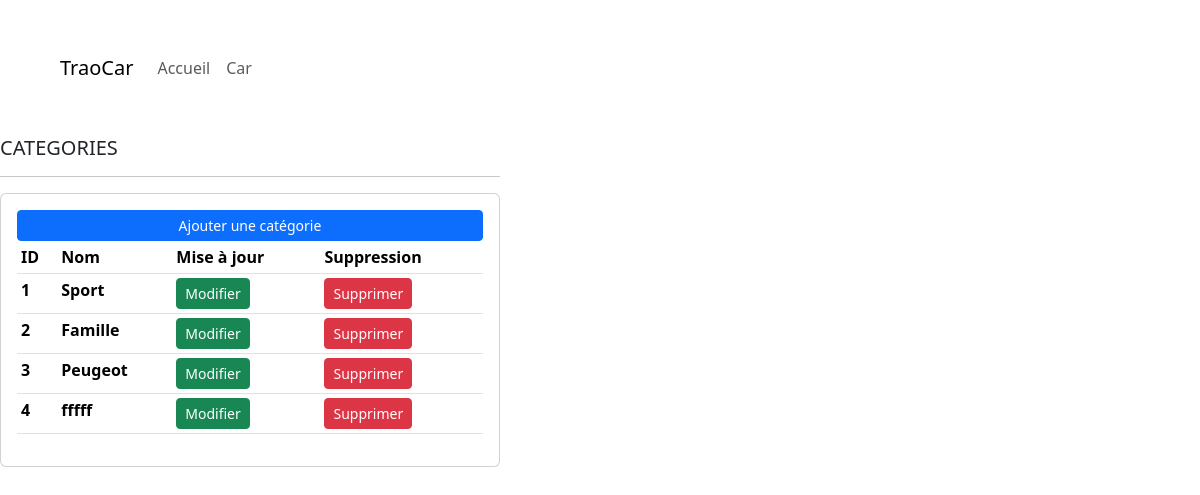
/categories/category_list, run on the app's committed database.
### categories/models.py (models this page shows, shortened)
class Category(models.Model):
    name = models.fields.CharField(null=True, max_length=50)

### categories/views.py (the view)
# urls.py: path('/category_list', views.categorylist, name='category_list'),
def categorylist(request):
    categories = Category.objects.all()
    context = {'categories': categories}
    return render(request, 'category/category_list.html', context)

### templates/category/category_list.html
{% extends 'main.html'%}
{% block content %}
<div class="col-md-5">
    <h5>CATEGORIES</h5>
    <hr>
    <div class="card card-body">
        <a class="btn btn-primary  btn-sm btn-block" href="{% url 'add_category' %}">Ajouter une catégorie</a>
        <table class="table table-sm">
            <tr>
                <th>ID</th>
                <th>Nom</th>
                <th>Mise à jour</th>
                <th>Suppression</th>
            </tr>
            {% for category in categories %}
            <tr>
                <th>{{ category.id }}</th>
                <th>{{ category.name }}</th>
                <th><a class="btn btn-sm btn-success" href="{% url 'update_category' category.id %}">Modifier</a></th>
                <th><a class="btn btn-sm btn-danger" href="{% url 'delete_category' category.id %}">Supprimer</a></th>
            </tr>
            {% endfor %}
        </table>
    </div>
</div>
{% endblock %}

### data on the page
Category: id "1", name "Sport"
Category: id "2", name "Famille"
Category: id "3", name "Peugeot"
Category: id "4", name "fffff"
